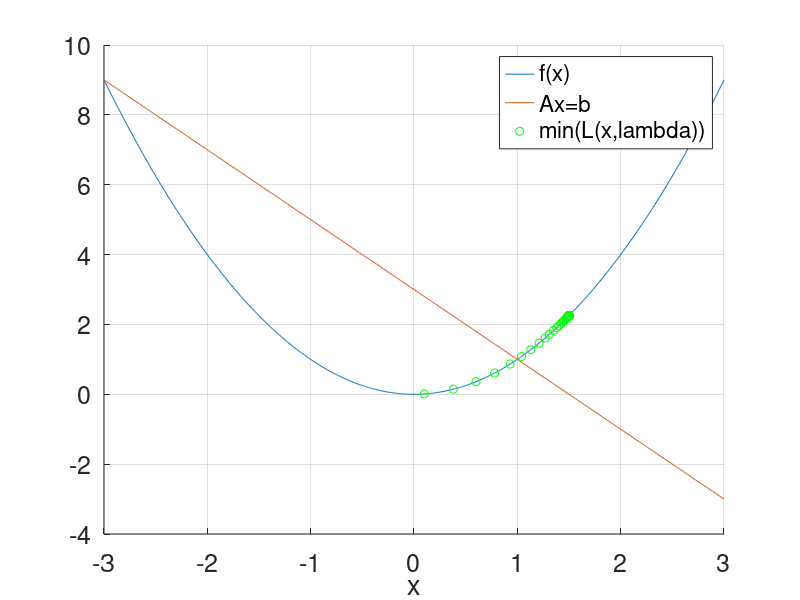
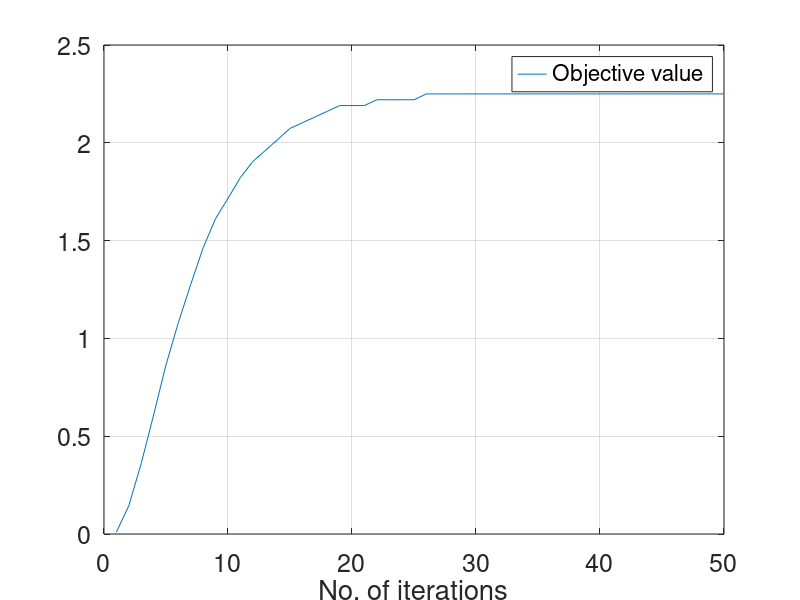
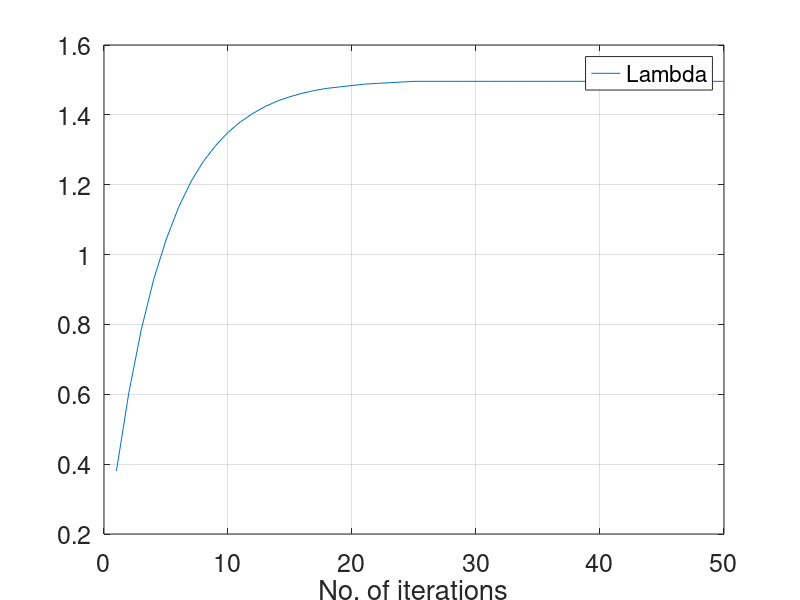
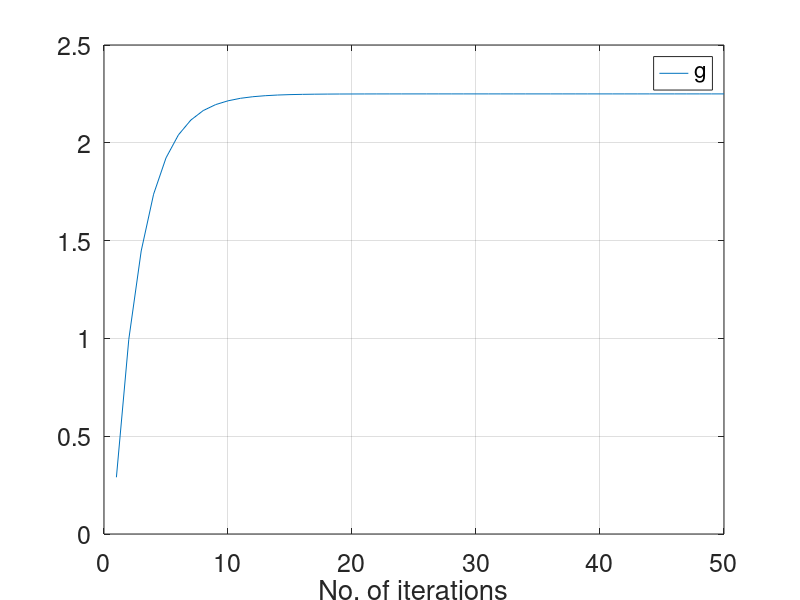

The MATLAB source for these figures, in order:
clear all; 
close all; 

x = [-3:0.01:3];
f_x = x.^2;
A = -2; 
b = -3; 
c_x = A*x-b;
lambda = 0.1; 
rho = 0.1;

figure; hold on; plot(x, f_x, x, c_x);
for k = 1:50
    % Calculate x_k+1 using previous lambda
    L = f_x+lambda*(A*x-b);
    [g, i] = min(L);
    % Calculate lambda update using x_k+1
    lambda = lambda + rho*(A*x(i)-b);
    % Store progress
    % plot(x(i), f_x(i), 'go');
    history.objval(:,k) = [x(i), f_x(i)]'; 
    history.lambda(k) = lambda;
    history.g(k) = g;
    history.L(:,k) = L; 
end

plot_txt_size = 18; 
plot(history.objval(1,:), history.objval(2,:), 'go'); 
legend('f(x)','Ax=b','min(L(x,lambda))'); set(gca,'fontsize',plot_txt_size); 
xlim([-3, 3]); xlabel('x'); grid on;
figure; plot(history.objval(2,:)); legend('Objective value'); set(gca,'fontsize',plot_txt_size); xlabel('No. of iterations'); grid on;
figure; plot(history.lambda); legend('Lambda'); set(gca,'fontsize',plot_txt_size); xlabel('No. of iterations'); grid on;
figure; plot(history.g); legend('g'); set(gca,'fontsize',plot_txt_size); xlabel('No. of iterations'); grid on;
figure; plot(history.L); legend('L'); set(gca,'fontsize',plot_txt_size); xlabel('x'); grid on; xlim([0, 600]);
